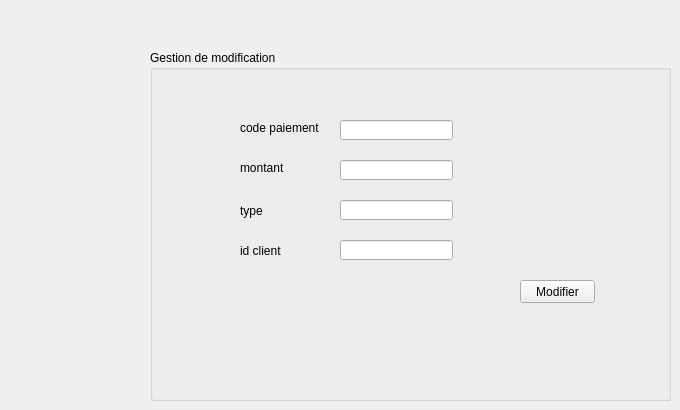
   <widget class="QWidget" name="modif_pa">
    <attribute name="title">
     <string>Modifer un paiement</string>
    </attribute>
    <widget class="QGroupBox" name="groupBox_3">
     <property name="geometry">
      <rect>
       <x>150</x>
       <y>50</y>
       <width>521</width>
       <height>351</height>
      </rect>
     </property>
     <property name="title">
      <string>Gestion de modification</string>
     </property>
     <widget class="QLabel" name="label_6">
      <property name="geometry">
       <rect>
        <x>90</x>
        <y>70</y>
        <width>151</width>
        <height>16</height>
       </rect>
      </property>
      <property name="text">
       <string>code paiement</string>
      </property>
     </widget>
     <widget class="QLabel" name="label_7">
      <property name="geometry">
       <rect>
        <x>90</x>
        <y>110</y>
        <width>171</width>
        <height>16</height>
       </rect>
      </property>
      <property name="text">
       <string>montant</string>
      </property>
     </widget>
     <widget class="QLabel" name="label_8">
      <property name="geometry">
       <rect>
        <x>90</x>
        <y>150</y>
        <width>61</width>
        <height>21</height>
       </rect>
      </property>
      <property name="text">
       <string>type </string>
      </property>
     </widget>
     <widget class="QLabel" name="label_15">
      <property name="geometry">
       <rect>
        <x>90</x>
        <y>190</y>
        <width>51</width>
        <height>21</height>
       </rect>
      </property>
      <property name="text">
       <string>id client</string>
      </property>
     </widget>
     <widget class="QLineEdit" name="lineEdit_codepaie2">
      <property name="geometry">
       <rect>
        <x>190</x>
        <y>70</y>
        <width>113</width>
        <height>20</height>
       </rect>
      </property>
     </widget>
     <widget class="QLineEdit" name="lineEdit_montant2">
      <property name="geometry">
       <rect>
        <x>190</x>
        <y>110</y>
        <width>113</width>
        <height>20</height>
       </rect>
      </property>
     </widget>
     <widget class="QLineEdit" name="lineEdit_typepaie2">
      <property name="geometry">
       <rect>
        <x>190</x>
        <y>150</y>
        <width>113</width>
        <height>20</height>
       </rect>
      </property>
     </widget>
     <widget class="QLineEdit" name="lineEdit_idclient2">
      <property name="geometry">
       <rect>
        <x>190</x>
        <y>190</y>
        <width>113</width>
        <height>20</height>
       </rect>
      </property>
     </widget>
     <widget class="QPushButton" name="pb_modifier">
      <property name="geometry">
       <rect>
        <x>370</x>
        <y>230</y>
        <width>75</width>
        <height>23</height>
       </rect>
      </property>
      <property name="text">
       <string>Modifier</string>
      </property>
     </widget>
    </widget>
   </widget>
